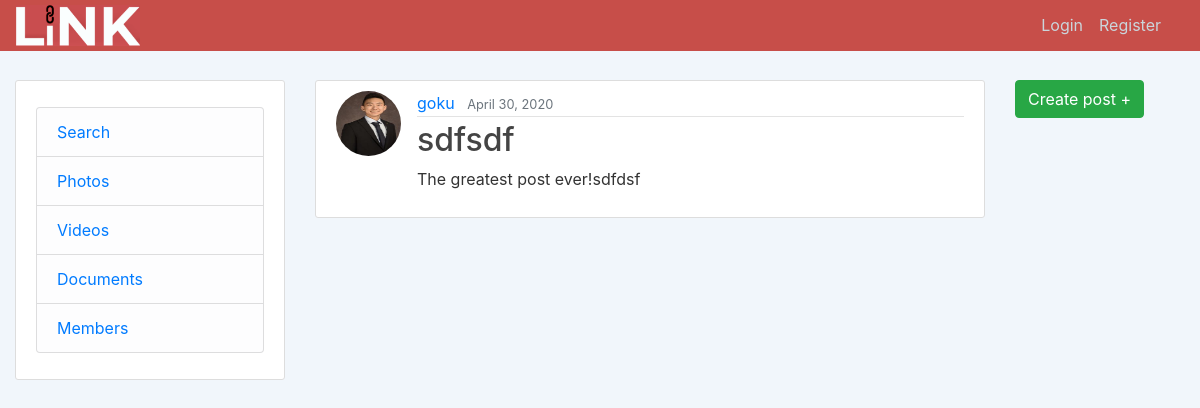
Before: /post/2/ with the older database file.
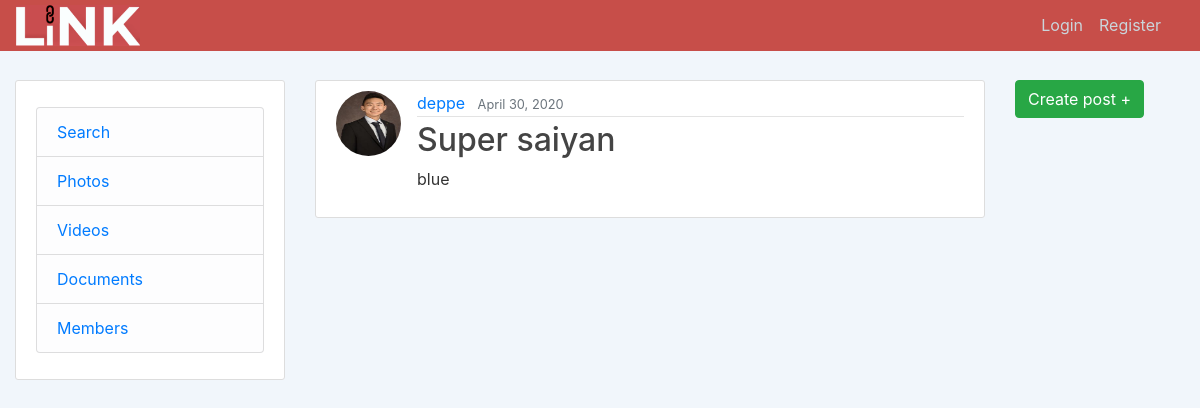
After: the same page with the newer database file.
### journal/models.py (models this page shows, shortened)
class Post(models.Model):
    title = models.CharField(max_length=100)
    content = models.TextField()
    image = models.ImageField(default='NULL', upload_to='profile_pics')
    video = models.FileField(default='NULL', upload_to="profile_pics")
    date_posted = models.DateTimeField(default=timezone.now)
    author = models.ForeignKey(User, on_delete=models.CASCADE)

### users/models.py (models this page shows, shortened)
class Profile(models.Model):
    user = models.OneToOneField(User, on_delete=models.CASCADE)
    image = models.ImageField(default='default.jpg', upload_to='profile_pics')
    groups = models.ManyToManyField('groups.LinkGroup')

### journal/views.py (the view)
# urls.py: path('post/<int:pk>/', PostDetailView.as_view(), name='post-detail'),
class PostDetailView(DetailView):
    model = Post

### journal/templates/journal/post_detail.html (shortened to what this page needs)
{% extends "journal/base.html" %}
{% block content %}
  <article class="media content-section">
    <img class="rounded-circle article-img" src="{{ object.author.profile.image.url }}">
    <div class="media-body">
      <div class="article-metadata">
        <a class="mr-2" href="{% url 'user-posts' object.author.username %}">{{ object.author }}</a>
        <small class="text-muted">{{ object.date_posted|date:"F d, Y" }}</small>
      </div>
      <h2 class="article-title">{{ object.title }}</h2>
      <p class="article-content">{{ object.content }}</p>
    </div>
  </article>
{% endblock content %}

### journal/templates/journal/base.html (shortened to what this page needs)
{% load static %}
<!DOCTYPE html>
<html>
<head>
  <link rel="stylesheet" href="https://maxcdn.bootstrapcdn.com/bootstrap/4.0.0/css/bootstrap.min.css"
>
  <link rel="stylesheet" type="text/css" href="{% static 'journal/main.css' %}">
</head>
<body>
  <header class="site-header">
    <nav class="navbar navbar-expand-md navbar-dark bg-steel fixed-top no-pad">
      <a class="navbar-brand mr-4" href="{% url 'journal-home' %}"><img class="logo" src="/media/LiNK.png" /></a>
      <div class="container-fluid">
        <div class="collapse navbar-collapse" id="navbarToggle">
          <div class="navbar-nav">
            {% if user.is_authenticated %}
            <a class="nav-item nav-link" href="{% url 'create_group' %}">Create Group</a>
            <a class="nav-item nav-link" href="{% url 'join_group' %}">Join Group</a>
            <a class="nav-item nav-link" href="{% url 'profile' %}">Profile</a>
            <a class="nav-item nav-link" href="{% url 'logout' %}">Logout</a>
            {% else %}
            <a class="nav-item nav-link" href="{% url 'login' %}">Login</a>
            <a class="nav-item nav-link" href="{% url 'register' %}">Register</a>
            {% endif %}
          </div>
        </div>
      </div>
    </nav>
  </header>
  <main role="main" class="container-fluid">
    <div class="row">
      <div class="col-md-3">
        <div class="content-section">
          <p class='text-muted'>
            <ul class="list-group">
              <li class="list-group-item list-group-item-light"><a href="http://127.0.0.1:8000/user-search">Search</a></li>
              <li class="list-group-item list-group-item-light"><a href="http://127.0.0.1:8000/user-photos">Photos</a></li>
              <li class="list-group-item list-group-item-light"><a href="http://127.0.0.1:8000/user-videos">Videos</a>
              </li>
              <li class="list-group-item list-group-item-light"><a href="http://127.0.0.1:8000">Documents</a></li>
              <li class="list-group-item list-group-item-light"><a href="{% url 'members_group' %}">Members</a></li>
            </ul>
          </p>
        </div>
      </div>
      <div class="col-md-7">
        {% block content %}{% endblock %}
      </div>
      <div class="col-md-2">
        <a href="{% url 'post-create' %}" type="button" class="btn btn-success" aria-haspopup="true"
          aria-expanded="false">
          Create post +
        </a>
      </div>
    </div>
  </main>
</body>
</html>

### journal/static/journal/main.css (style rules this page uses)
body { background: rgb(241, 246, 251); color: #333333; margin-top: 5rem; }
h1, h2, h3, h4, h5, h6 { color: #444444; }
ul { margin: 0; }
.bg-steel { background-color: rgb(199, 78, 73); }
.site-header .navbar-nav .nav-link { color: #cbd5db; }
.content-section { background: #ffffff; padding: 10px 20px; border: 1px solid #dddddd; border-radius: 3px; margin-bottom: 20px; }
.article-title { color: #444444; }
.article-content { white-space: pre-line; }
.article-img { height: 65px; width: 65px; margin-right: 16px; }
.article-metadata { padding-bottom: 1px; margin-bottom: 4px; border-bottom: 1px solid #e3e3e3 }
.no-pad { padding-top: 0px; padding-bottom: 0px; }
.logo { max-width: 40%; max-height: 40%; }

Changed rows visible on the page:
changed Post: author "goku" → "deppe"; title "sdfsdf" → "Super saiyan"; content "The greatest post ever!sdfdsf" → "blue"
